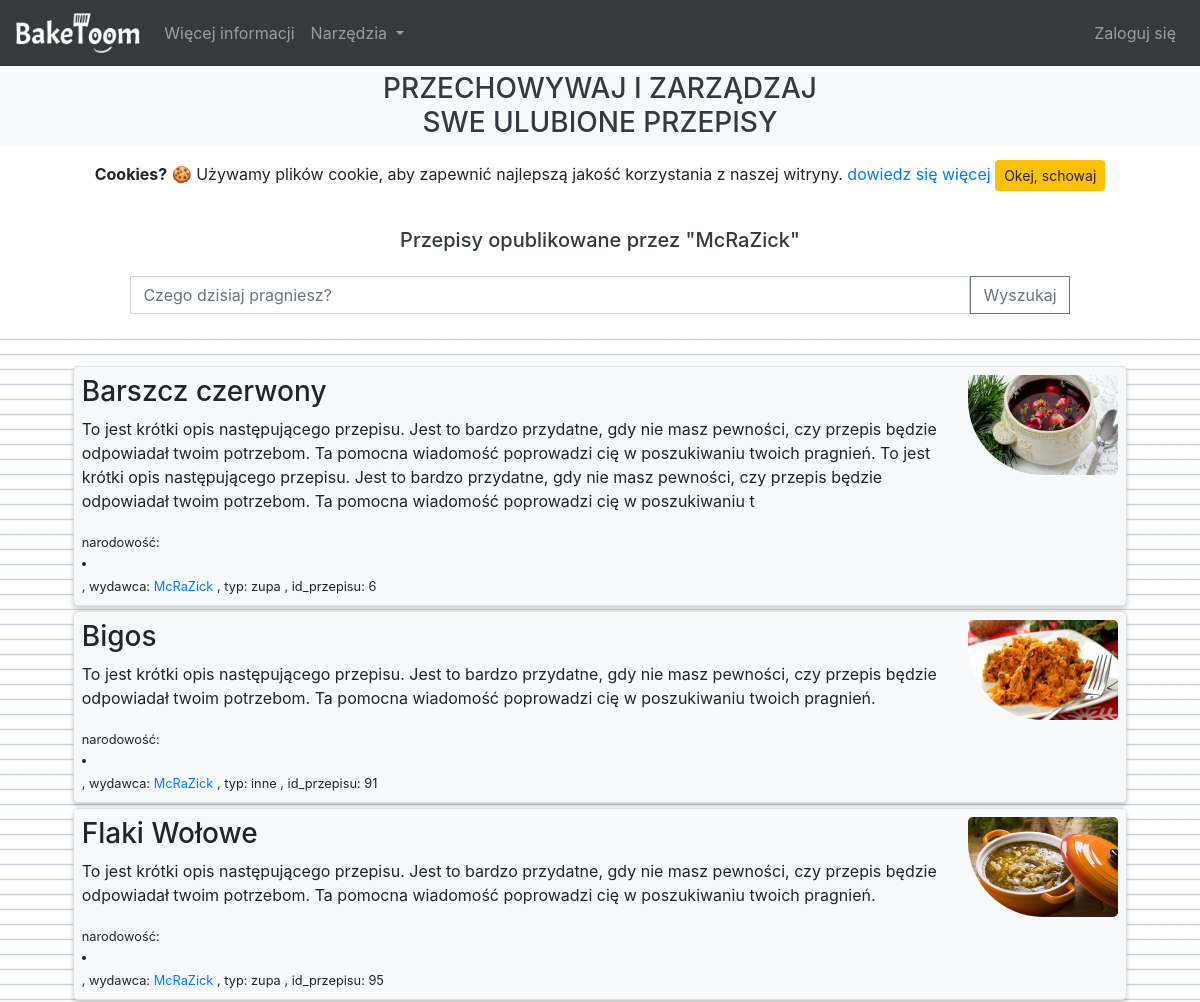
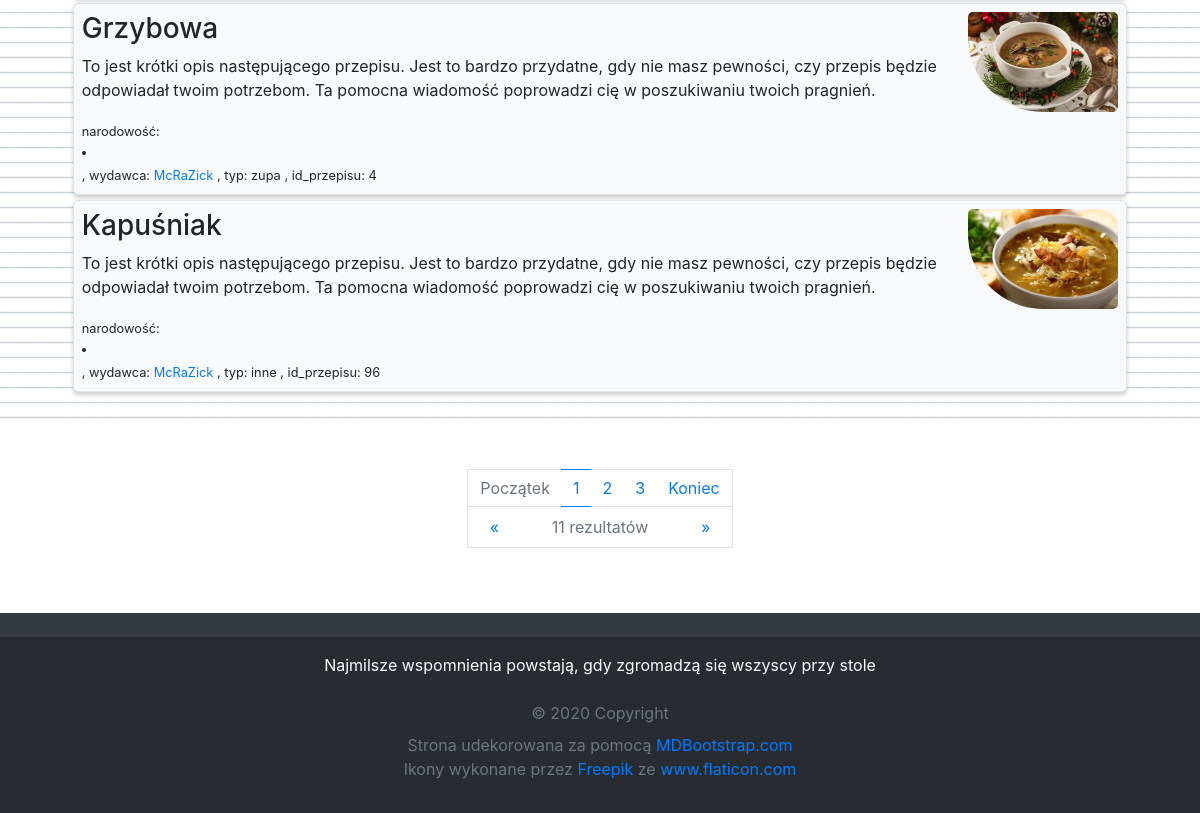
Page /user/McRaZick/ on the committed database (2 pictures, top to bottom).
### recipes/models.py (models this page shows, shortened)
class Recipe(models.Model):
	RECIPE_TYPE_CHOICES = (
		('wypiek', 'wypiek'),
		('deser', 'deser'),
		('zupa', 'zupa'),
		('inne', 'inne')
	)
	DEFAULT_LICENSE = (
		'MIT License'
		'\n\n'
		'Copyright (c) [rok] [pełne imię i nazwisko]'
		'\n\n'
		'Permission is hereby granted, free of charge, to any person obtaining a copy '
		'of this software and associated documentation files (the "Software"), to deal '
		'in the Software without restriction, including without limitation the rights '
		'to use, copy, modify, merge, publish, distribute, sublicense, and/or sell '
		'copies of the Software, and to permit persons to whom the Software is '
		'furnished to do so, subject to the following conditions:'
		'\n\n'
		'The above copyright notice and this permission notice shall be included in all '
		'copies or substantial portions of the Software.'
		'\n\n'
		'THE SOFTWARE IS PROVIDED "AS IS", WITHOUT WARRANTY OF ANY KIND, EXPRESS OR '
		'IMPLIED, INCLUDING BUT NOT LIMITED TO THE WARRANTIES OF MERCHANTABILITY, '
		'FITNESS FOR A PARTICULAR PURPOSE AND NONINFRINGEMENT. IN NO EVENT SHALL THE '
		'AUTHORS OR COPYRIGHT HOLDERS BE LIABLE FOR ANY CLAIM, DAMAGES OR OTHER '
		'LIABILITY, WHETHER IN AN ACTION OF CONTRACT, TORT OR OTHERWISE, ARISING FROM, '
		'OUT OF OR IN CONNECTION WITH THE SOFTWARE OR THE USE OR OTHER DEALINGS IN THE '
		'SOFTWARE.'
	)
	title = models.CharField(
		max_length=100,
		verbose_name=_('Tytuł przepisu')
	)
	publisher = models.ForeignKey(
		User,
		on_delete=models.CASCADE,
		verbose_name=_('Wydawca')
	)
	recipe_type	= models.CharField(
		max_length=100,
		blank=False,
		default=RECIPE_TYPE_CHOICES[3][1],
		choices=RECIPE_TYPE_CHOICES,
		verbose_name=_('Typ przepisu')
	)
	certified = models.BooleanField(
		blank=False,
		default=False
	)
	image = models.ImageField(
		default='default_recipe.jpg',
		upload_to='recipe_pics',
		verbose_name=_('Wprowadź Obraz')
	)
	description = models.TextField(
		max_length=400,
		blank=True,
		verbose_name=_('Krutka deskrypcja przepisu')
	)
	method = models.TextField(
		max_length=10000,
		blank=True,
		verbose_name=_('Wprowadź instrukcję sukcesywnego wykonania produktu')
	)
	license	= models.TextField(
		max_length=10000,
		blank=False,
		default=DEFAULT_LICENSE,
		verbose_name=_('Utwórz wiarygodną licencję')
	)
	nationality	= CountryField(
		max_length=100,
		blank=False,
		default="International",
		blank_label='międzynarodowy',
		verbose_name=_('Wybierz narodowość przepisu')
	)
	date_posted_old = models.DateTimeField(blank=False, default=timezone.now)
	date_posted		= models.DateTimeField(blank=False, default=timezone.now)
	date_created	= models.DateTimeField(blank=False, default=timezone.now)
	date_edited		= models.DateTimeField(blank=False, default=timezone.now)

### recipes/views.py (the view)
# urls.py: path('user/<str:username>/', UserRecipeListView.as_view(), name='user-recipes'),
class UserRecipeListView(ListView):
	model = Recipe
	template_name = 'recipes/user_recipes.html' # <app>/<model>_<viewtype>.html
	context_object_name = 'recipes'
	paginate_by = 5
	def get_queryset(self):
		user = get_object_or_404(User, username=self.kwargs.get('username'))
		query = self.request.GET.get('recipe')
		if query:
			object_list = self.model.objects.filter(publisher=user, title__icontains=query).order_by(F('title').asc(nulls_last=True))
		else:
			object_list = self.model.objects.filter(publisher=user).order_by(F('title').asc(nulls_last=True))
		return object_list

### recipes/templates/recipes/user_recipes.html
{% extends "recipes/base.html" %}
{% load recipes_extras %}
{% block content %}
  {% load static %}
  <h5 class="mb-4 ml-1 mr-1 mt-4 text-center text-dark h4-mobile">
    Przepisy opublikowane przez "{{ view.kwargs.username }}"
  </h5>
  <form method="GET" action="{% url 'user-recipes' view.kwargs.username %}" class="form-inline my-4 d-flex justify-content-center">
    <input class="form-control" type="search" name="recipe" value='{{ request.GET.title }}' placeholder="Czego dzisiaj pragniesz?" aria-label="Search" style="border-radius:0; width:70%">
    <button class="btn btn-outline-secondary" type="submit" style="border-radius: 0">Wyszukaj</button>
  </form>
  <div id="recipes" class="mt-4 mb-5 pt-4 pb-4" style="background-image: url('{% static 'recipes/img/background_notepad.png' %}'); background-size: 15px 15px">
    <center class="container recipe-container">
      {% if recipes %}
        {% for recipe in recipes %}
          <div class="border m-1 btn-light p-2 recipe-container" onclick="$(this).fadeOut(500); setTimeout(function(){window.location='{% url 'recipe-detail' recipe.id %}'}, 500)" style="overflow: auto; border-radius: 5px">
            <article>
              <img class="float-right" width="150px" height="100px" style="border-radius: 5px 5px 5px 75px" src="{{ recipe.image.url }}">
              <h3>{{ recipe.title }}</h3>
              <p>{{ recipe.description }}</p>
              <small class="f16">
                {% if recipe.nationality != 'International' %}
                  narodowość:
                  <li class="flag {{ recipe.nationality|lower }}"></li>
                {% else %}
                  narodowość: międzynarodow
                {% endif %},
                {% if recipe.publisher %}
                  wydawca: <a href="{% url 'user-recipes' recipe.publisher.username %}">{{ recipe.publisher }}</a>
                {% else %}
                  wydawca: null
                {% endif %},
                {% if recipe.recipe_type %}
                  typ: {{ recipe.recipe_type }}
                {% else %}
                  typ: inne
                {% endif %},
                id_przepisu: {{ recipe.id }}
              </small>
            </article>
          </div>
        {% endfor %}
      {% else %}
        <div class="d-flex justify-content-center text-dark p-5 text-center" style="background-color: #f8f9fa">
          <h2>Zero rezultatów</h2>
        </div>
      {% endif %}
    </center>
  </div>
  {% if is_paginated %}
    <center class="pagination justify-content-center">
      <nav id="home-pagination" aria-label="Page navigation example">
        <div>
          <ul class="pagination pagination-circle pg-blue mb-0">
            <li class="page-item {% if not page_obj.has_previous %}disabled{% endif %}">
              <a class="page-link" style="border-right: 0" aria-label="First" href="{% if page_obj.has_previous %}?page=1{% else %}#{% endif %}">
                Początek
              </a>
            </li>
            {% for num in page_obj.paginator.page_range %}
              {% if page_obj.number == num %}
                <li class="page-item active">
                  <a class="page-link page-link-active-fancy" href="?page={{ num }}">
                    {{ num }}
                  </a>
                </li>
              {% elif num > page_obj.number|add:'-3' and num < page_obj.number|add:'3' %}
                <li class="page-item">
                  <a class="page-link page-link-fancy" href="?page={{ num }}">
                    {{ num }}
                  </a>
                </li>
              {% endif %}
            {% endfor %}
            <li class="page-item {% if not page_obj.has_next %}disabled{% endif %}">
              <a class="page-link" style="border-left: 0" aria-label="Last" href="{% if page_obj.has_next %}?page={{ page_obj.paginator.num_pages }}{% else %}#{% endif %}">
                Koniec
              </a>
            </li>
          </ul>
        </div>
        <div name="page-flip">
         <a style="border-right: 0" class="{% if not page_obj.has_previous %}disabled{% endif %}" aria-label="Previous" href="{% if page_obj.has_previous %}?page={{ page_obj.previous_page_number }}{% else %}#{% endif %}">
            <span aria-hidden="true">&laquo;</span>
          </a>
          <a style="width: 60%; border-left: 0; border-right: 0; color: #6c757d; cursor: default">
            <span id="search-result-counter">{{ page_obj.paginator.count }}</span>
            rezultatów
          </a>
          <a style="border-left: 0" class="{% if not page_obj.has_next %}disabled{% endif %}" aria-label="Next" href="{% if page_obj.has_next %}?page={{ page_obj.next_page_number }}{% else %}#{% endif %}">
            <span aria-hidden="true">&raquo;</span>
          </a>
        </div>
      </nav>
    </center>
  {% endif %}
{% endblock content %}

### recipes/static/recipes/css/main.css (style rules this page uses)
html { scroll-behavior: smooth; position: relative; min-height: 100% }
body { margin-bottom: 240px }
#recipes div, div.container { width: 95%; text-align: left }
.recipe-container > div { box-shadow: 0 2px 4px 0 rgba(0, 0, 0, 0.1), 0 4px 4px 0 rgba(0, 0, 0, 0.1); margin-bottom: 5px !important }
.f16 li { margin-top: 1.25px }

### recipes/static/recipes/css/home.css (style rules this page uses)
#home-pagination { padding-bottom: 25px }
#home-pagination div a { border-radius: 0 }
#home-pagination div[name="page-flip"] a { border: 1px solid #dee2e6; background-color: #fff; text-decoration: none; padding: .5rem .75rem; text-align: center; cursor: pointer; border-top: 0; float: left; width: 20% }
#home-pagination div ul li a.page-link-fancy { border-left: 0; border-right: 0 }
#home-pagination div ul li a.page-link-active-fancy { border-left: 0; border-right: 0; color: #007bff; background-color: #fff }

### rows in the picture
Recipe: image (picture), title "Barszcz czerwony", description "To jest krótki opis następującego przepisu. Jest to bardzo przydatne, gdy nie masz pewności, czy przepis będzie odpowiadał twoim potrzebom. Ta pomocna wiadomość poprowadzi cię w poszukiwaniu twoich pragnień. To jest krótki opis następującego przepisu. Jest to bardzo przydatne, gdy nie masz pewności, czy przepis będzie odpowiadał twoim potrzebom. Ta pomocna wiadomość poprowadzi cię w poszukiwaniu t", publisher "McRaZick", recipe_type "zupa", id "6"
Recipe: image (picture), title "Bigos", description "To jest krótki opis następującego przepisu. Jest to bardzo przydatne, gdy nie masz pewności, czy przepis będzie odpowiadał twoim potrzebom. Ta pomocna wiadomość poprowadzi cię w poszukiwaniu twoich pragnień.", publisher "McRaZick", recipe_type "inne", id "91"
Recipe: image (picture), title "Flaki Wołowe", description "To jest krótki opis następującego przepisu. Jest to bardzo przydatne, gdy nie masz pewności, czy przepis będzie odpowiadał twoim potrzebom. Ta pomocna wiadomość poprowadzi cię w poszukiwaniu twoich pragnień.", publisher "McRaZick", recipe_type "zupa", id "95"
Recipe: image (picture), title "Grzybowa", description "To jest krótki opis następującego przepisu. Jest to bardzo przydatne, gdy nie masz pewności, czy przepis będzie odpowiadał twoim potrzebom. Ta pomocna wiadomość poprowadzi cię w poszukiwaniu twoich pragnień.", publisher "McRaZick", recipe_type "zupa", id "4"
Recipe: image (picture), title "Kapuśniak", description "To jest krótki opis następującego przepisu. Jest to bardzo przydatne, gdy nie masz pewności, czy przepis będzie odpowiadał twoim potrzebom. Ta pomocna wiadomość poprowadzi cię w poszukiwaniu twoich pragnień.", publisher "McRaZick", recipe_type "inne", id "96"

### other values in the picture
{{ view.kwargs.username }} "McRaZick"
{{ num }} "1"
{{ num }} "2" "3"
{{ page_obj.paginator.count }} "11"
